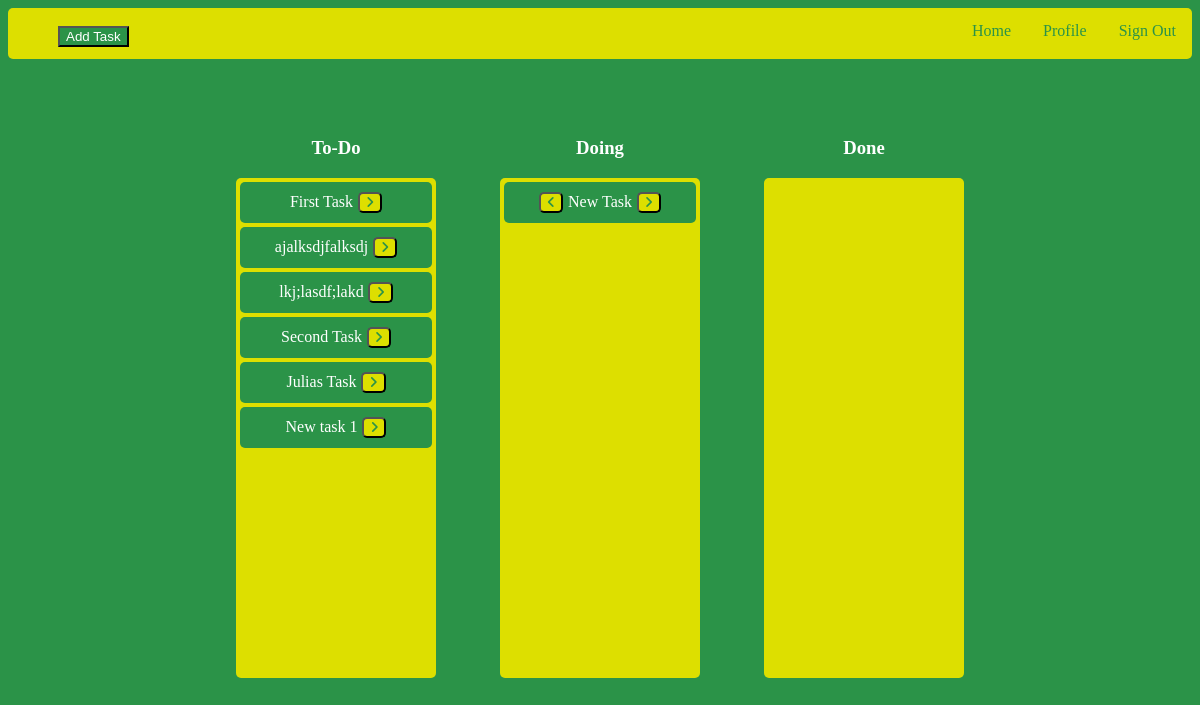
The page / (signed in) on the database its author committed.
### TBApp/models.py (models this page shows, shortened)
class Task(models.Model):
    SECTION_CHOICES = (
        ('to-do', 'TO-DO'),
        ('doing', 'DOING'),
        ('done', 'DONE')
    )
    accountOwner = models.ForeignKey(User, on_delete=models.CASCADE)
    title = models.CharField(max_length = 255)
    due_date = models.CharField(max_length = 50)
    post_date = models.DateTimeField(auto_now_add=True)     #Timestamp of current date/time
    description = models.CharField(max_length = 512)
    section = models.CharField(max_length=6, choices=SECTION_CHOICES, default='to-do')

### TBApp/views.py (the view, shortened to what this page needs)
# urls.py: 2. Add a URL to urlpatterns:  path('', views.home, name='home')
@login_required(login_url="/accounts/sign-in/")
def home(request):
    taskForm = NewTaskForm()
    context['task'] = taskForm
    if request.method == "GET":
        if 'toDo' in request.GET:
            taskId = request.GET.get('toDo')
            task = Task.objects.get(id = int(taskId))
            task.toDo()
        elif 'toDoing' in request.GET:
            taskId = request.GET.get('toDoing')
            task = Task.objects.get(id = int(taskId))
            task.toDoing()
        elif 'toDone' in request.GET:
            taskId = request.GET.get('toDone')
            task = Task.objects.get(id = int(taskId))
            task.toDone()
        elif 'delete' in request.GET:
            taskId = request.GET.get('delete')
            Task.objects.get(id=int(taskId)).delete()
    context['todoTasks'] = Task.objects.filter(section="to-do", accountOwner_id=request.user.id)
    context['doingTasks'] = Task.objects.filter(section="doing", accountOwner_id=request.user.id)
    context['doneTasks'] = Task.objects.filter(section="done", accountOwner_id=request.user.id)
    context['allTasks']  = allTasks(request)
    return render(request,"TBApp/index.html", context)

### TBApp/views.py (called while the page is built)
def allTasks(request):
    data = Task.objects.filter(accountOwner_id=request.user.id)
    dataDict = {}
    for task in data:
        dataDict[task.id] = {"title":str(task.title), "due date":str(task.due_date),"description":str(task.description)}
    return json.dumps(dataDict)

### templates/TBApp/index.html (shortened to what this page needs)
{% load static %}
<!DOCTYPE html>
<html lang=en>
<head>
    <link rel="stylesheet" href="{% static 'css/style.css'%}">
</head>
<body>
    <div class="navigationBar">
        <ul>
            <li style="float:right"><a href="{% url 'logout' %}">Sign Out</a></li>
            <li style="float:right"><a href="{% url 'profile' %}">Profile</a></li>
            <li style="float:right"><a href="{% url 'home' %}">Home</a></li>
            <br>
            <div style="float:left; width: 50px; margin-bottom: 15px;">&nbsp;</div><button id="addTask"
                class="button button">Add Task </button>
        </ul>
    </div>
    <div class="main-section">
        <div class="to-do">
            <h3>To-Do</h3>
            <form method="GET">
                <ul class="task-section">
                    {% for task in todoTasks %}
                    <li><span value="{{task.id}}">{{task.title}}</span><button class="right" name="toDoing"
                            value="{{task.id}}"><i class="fa fa-angle-right"></i></button></li>
                    {% endfor %}
                </ul>
            </form>
        </div>
        <div class="doing">
            <h3>Doing</h3>
            <form method="GET">
                <ul class="task-section">
                    {% for task in doingTasks %}
                    <li><button class="left" name="toDo" value="{{task.id}}"><i class="fa fa-angle-left"
                                aria-hidden="true"></i></button><span value="{{task.id}}">{{task.title}}</span><button
                            class="right" name="toDone" value="{{task.id}}"><i class="fa fa-angle-right"></i></button>
                    </li>
                    {% endfor %}
                </ul>
            </form>
        </div>
        <div class="done">
            <h3>Done</h3>
            <form method="GET">
                <ul class="task-section">
                </ul>
            </form>
        </div>
    </div>
</body>
</html>

### static/css/style.css (style rules this page uses)
.button { background-color: #2B9348; color: white; }
body { background-color: #2B9348; }
ul { list-style-type: none; margin: 0; padding: 0; overflow: hidden; background-color: #DDDF00; border-radius: 5px; }
ul li { float: left; }
li a { display: block; color: #2B9348; text-align: center; padding: 14px 16px; text-decoration: none; }
h3 { color: white; }
.main-section { display: grid; grid-template-columns: auto auto auto; column-gap: 4em; width: 100%; margin-left: auto; margin-right: auto; margin-top: 5%; text-align: center; justify-content: center; }
.task-section { min-width: 200px; width:auto; max-width: 500px; min-height: 500px; list-style: none; color: white; }
.task-section > li { margin: 2%; padding: 5%; background-color: #2B9348; float: none; border-radius: 5px; }
.task-section>li>button { border-radius: 5px; background-color: #DDDF00; color: #2B9348; }
.task-section>li>button.right { margin-left: .35em; }
.task-section>li>button.left { margin-right: .35em; }

### rows shown on the page
Task: {{ task.id }} 4 (drawn), title "First Task"
Task: {{ task.id }} 5 (drawn), title "ajalksdjfalksdj"
Task: {{ task.id }} 6 (drawn), title "lkj;lasdf;lakd"
Task: {{ task.id }} 7 (drawn), title "Second Task"
Task: {{ task.id }} 8 (drawn), title "Julias Task"
Task: {{ task.id }} 11 (drawn), title "New task 1"
Task: {{ task.id }} 10 (drawn), title "New Task"
